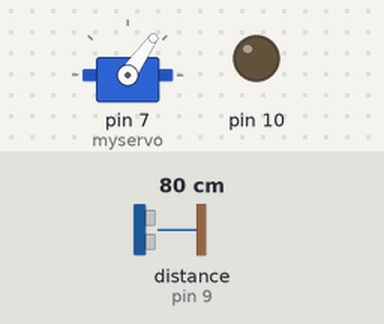
Recording of a sketch running on a simulated Arduino Uno, built with avr-gcc and run on an emulated ATmega328P. On the bench: servo, output pins drawn as LEDs (lit = HIGH). Wiring (inferred from the names in the program): ultrasonic range finder: trigger pin 8; echo pin 9. The inputs (shaded band) are chosen by the test bench; at power-on: distance to the obstacle (sensor on pin 9) 80 cm. The echo pulse lasts 58.3 µs per cm; the local clock reads 2024-03-15 10:24:30 at power-on unless the sketch sets it; storage starts empty; pins used as bus, display or sensor lines are not drawn; what the sketch prints to the serial monitor is not drawn.

Above: at 1.2 s.
1.3 s: distance to the obstacle (sensor on pin 9) set to 2 cm
At 1.8 s:
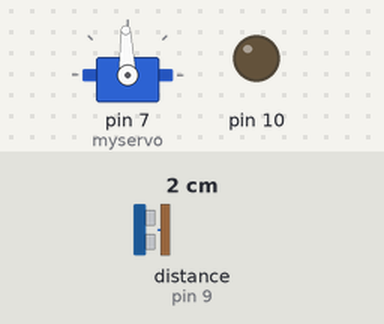
4.3 s: distance to the obstacle (sensor on pin 9) set to 250 cm
Timing chart, 0 to 13.3 s (numbered marks = the images above; inputs shaded):
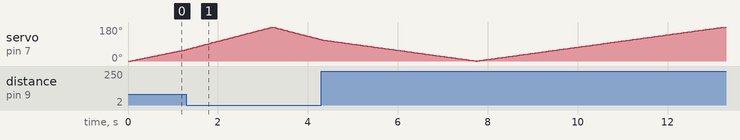

The sketch:

Arduino-Ultrasonic-radar.ino
```cpp
#include <SD.h>
#include <Wire.h>
#include <Servo.h>
#include "RTClib.h"

#define trigPin 8
#define echoPin 9

RTC_PCF8523 rtc;

uint32_t syncTime = 0;

File logfile;
long duration;
int distance;
Servo myservo;

int calculateDistance()
{
    digitalWrite(trigPin, LOW);
    delayMicroseconds(2);
    digitalWrite(trigPin, HIGH);
    delayMicroseconds(10);
    digitalWrite(trigPin, LOW);
    duration = pulseIn(echoPin, HIGH);
    distance = duration * 0.034 / 2;
    return distance;
}

void error(char const *str)
{
    Serial.print("error: ");
    Serial.println(str);

    while (1)
        ;
}
void createLogFile()
{
    //Create a new file
    char filename[] = "MLOG00.CSV";
    for (uint8_t i = 0; i < 100; i++)
    {
        filename[4] = i / 10 + '0';
        filename[5] = i % 10 + '0';
        if (!SD.exists(filename))
        {
            logfile = SD.open(filename, FILE_WRITE);
            break;
        }
    }

    if (!logfile)
    {
        error("Failed to create file");
    }

    // Serial.print("Logging to: ");
    // Serial.println(filename);
}
void setup()
{
    Serial.begin(9600);

    //Initialize SD card
    //Serial.println("Initializing SD card...");
    pinMode(10, OUTPUT);
    if (!SD.begin(10))
    {
        Serial.println("SD card initialization failed.");
        return;
    }

    // Serial.println("card initialized.");

    createLogFile();

    // Initialize RTC module
    Wire.begin();
    if (!rtc.begin())
    {
        logfile.println("RTC failed");
        Serial.println("Couldn't find RTC");
        // while (1);
    }

    //Initialize the ultrasonic sensor
    pinMode(trigPin, OUTPUT);
    pinMode(echoPin, INPUT);
    myservo.attach(7);


    // Output title row
    logfile.println("millis,stamp,datetime,degree,distance");
    // Serial.println("millis,stamp,datetime,degree,distance");
}

int startDegree = 0;
int endDegree = 180;

void loop()
{

    int i;

    int u = 1; // Control the step of degree change
    // /Increasing from 0 degrees to 180 degrees, and then decreasing.This cycle is repeated.
    for (i = startDegree; i <= endDegree + 1; i = i + u)
    {
        if (i >= endDegree + 1)
        {
            i = i - 2;
            u = -u;
        }
        if (i <= startDegree - 1)
        {
            i += 2;
            u = -u;
        }
        myservo.write(i);
        delay(15);

        calculateDistance();
        Serial.print(i);
        Serial.print(",");
        Serial.print(distance);
        Serial.print(".");

        if ((999 - millis() % 1000) >= 960)
        // Record once every 1000 milliseconds (1 second)
        // This is an infinite loop. I try to omit all the steps of function calling,
        // which can minimize the error and make the interval between recording data as close as possible to 1000 milliseconds,
        // but the error is inevitable.
        {
            DateTime now = rtc.now();
            logfile.print(millis());
            logfile.print(",");
            logfile.print(now.unixtime());
            logfile.print(",");
            logfile.print(now.year(), DEC);
            logfile.print("/");
            logfile.print(now.month(), DEC);
            logfile.print("/");
            logfile.print(now.day(), DEC);
            logfile.print(" ");
            logfile.print(now.hour(), DEC);
            logfile.print(":");
            logfile.print(now.minute(), DEC);
            logfile.print(":");
            logfile.print(now.second(), DEC);
            logfile.print(",");
            logfile.print(i);
            logfile.print(",");
            logfile.println(distance);
            // Serial.println(millis());
            logfile.flush();
        }
    }
}
```
